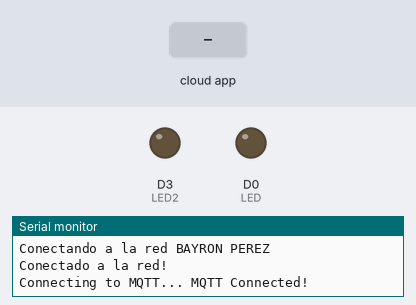
A sketch run on a simulated ESP8266 (NodeMCU). Shown: output pins drawn as LEDs (lit = HIGH), the last lines printed to the serial monitor. The inputs (shaded band) are chosen by the test bench. WiFi joins after 1.5 s; servers stay silent unless stated; no MQTT or app messages arrive unless stated.

Above: at 3.2 s.
3.3 s: the phone or cloud app sets tv to 0
At 3.6 s:
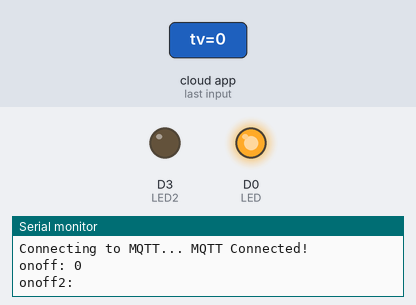
4.8 s: the phone or cloud app sets ventilador to on
At 5.3 s:
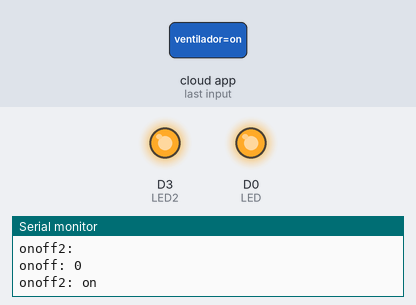
6.3 s: the phone or cloud app sets tv to 1
At 7.5 s:
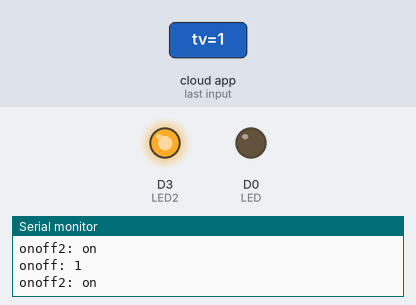
7.8 s: the phone or cloud app sets ventilador to 3
At 8.4 s:
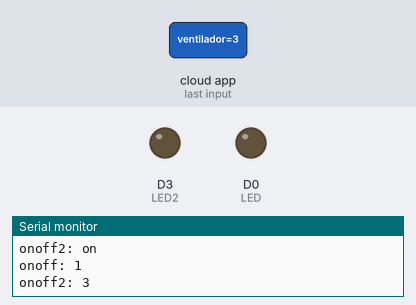
Timing chart, 0 to 10.3 s (numbered marks = the images above; inputs shaded):
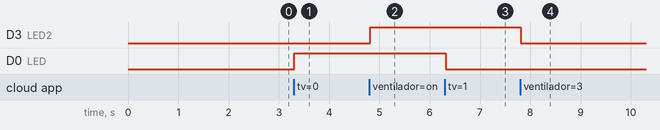

Measured:
- after the input at 3.3 s, D0 (LED): LOW → HIGH at once
- after the input at 4.8 s, D3 (LED2): LOW → HIGH at once
- after the input at 6.3 s, D0 (LED): HIGH → LOW at once
- after the input at 7.8 s, D3 (LED2): HIGH → LOW at once

The sketch:

Assistente_de_google_nodemcu.ino
```cpp
//https://github.com/adafruit/Adafruit_MQTT_Library <----- Libreria del server MQTT
#include <ESP8266WiFi.h>
#include "Adafruit_MQTT.h"
#include "Adafruit_MQTT_Client.h"

#define WIFI_SSID "BAYRON PEREZ"//Red wifi de house
#define WIFI_PASS "xxxxxx" // Red Wifi del house

#define WIFI_SSID2 "profilelighting1" //  red wifi del trabajo
#define WIFI_PASS2 "xxxxx"// Red wifi del trabajo

#define MQTT_SERV "io.adafruit.com" // Servidor donde alojamos nuestros datos
#define MQTT_PORT 1883 // Puerto del servidor
#define MQTT_NAME "johnbayronp" // Nombre y ID del servidor io.adafruit
#define MQTT_PASS "9d5bec628b51426584d3df32c1ce2dde"
#define LED D0 // Posicion de salida de la tarjeta NodeMCU para feeds -> tv
#define LED2 D3 // Posicion de salida de la tarjeta NodeMCU para feeds -> ventilador

WiFiClient client; //Recibimos el cliente
Adafruit_MQTT_Client mqtt(&client, MQTT_SERV, MQTT_PORT, MQTT_NAME, MQTT_PASS); //asignamos el cliente , servidor, puerto, nombre , contraseña

Adafruit_MQTT_Subscribe onoff = Adafruit_MQTT_Subscribe(&mqtt, MQTT_NAME "/feeds/tv"); // los feeds creados en el servidor io.adafruit Pasamos el cliente(x,direccion);

Adafruit_MQTT_Subscribe onoff2 = Adafruit_MQTT_Subscribe(&mqtt, MQTT_NAME "/feeds/ventilador"); // los feeds creados en el servidor io.adafruit

// Setup, Conectaremos ala red wifi con MQTT Server
void setup()
{
  Serial.begin(9600);

  //Conectar a WiFi
  Serial.println("\n\nConectando Wifi... ");
  WiFi.begin(WIFI_SSID, WIFI_PASS);

  while (WiFi.status() != WL_CONNECTED)
  {
    WiFi.begin(WIFI_SSID,WIFI_PASS);
          if(WiFi.status() != WL_CONNECTED){
            delay(500);
          }
    delay(500);
    Serial.println("Conectando a la red " WIFI_SSID);
  }

  Serial.println("Conectado a la red! ");

  //Suscribir los topicos creados onoff y onff2
  mqtt.subscribe(&onoff);
  mqtt.subscribe(&onoff2);

  pinMode(LED, OUTPUT); // configuramos las salidas de nuestros pines en este caso de la nodemcu D0, D3
  pinMode(LED2, OUTPUT);
}
void loop()
{
  //Conectar y reconectar a MQTT
  MQTT_connect();

  //Leemos las suscripciones , para que los feeds se ejecuten correctamente
  //Esperamos 5 minutos para que la suscripcion se actualize
  Adafruit_MQTT_Subscribe * subscription;
  while ((subscription = mqtt.readSubscription(5000)))
  {

    // Si son correctas las suscripciones y actualizamos.
    if (subscription == &onoff || subscription ==&onoff2)
    {
      //Imprimimos el nuevo valor en nuestra consola
      Serial.print("onoff: ");
      Serial.println((char*) onoff.lastread);


      Serial.print("onoff2: ");
      Serial.println((char*) onoff2.lastread);

      //Leemos los valores para dar acciones
      if (!strcmp((char*) onoff.lastread, "1")) // valor que asignamos en los applets de IFTTT (Puede resivir char)
      {
        //TV APAGADO
        digitalWrite(LED, LOW);
      }
      else if(!strcmp((char*) onoff.lastread, "0"))
      {
        digitalWrite(LED, HIGH);
      }


      // VENTILADOR
      if(!strcmp((char*) onoff2.lastread, "3"))
      {
        digitalWrite(LED2, LOW);
      }else if(!strcmp((char*) onoff2.lastread, "on")){
        digitalWrite(LED2, HIGH);
      }
    }
  }
}

//conectamos el servidor MQTT
void MQTT_connect()
{
  int8_t ret;
  // Paramos la conexion, si esta conectado.
  if (mqtt.connected())
  {
    return;
  }

  Serial.print("Connecting to MQTT... ");
  uint8_t retries = 3;
  while ((ret = mqtt.connect()) != 0) // reconectamos mientras retorne el valor 0.
  {
    Serial.println(mqtt.connectErrorString(ret));
    Serial.println("Retrying MQTT connection in 5 seconds...");
    mqtt.disconnect();
    delay(5000);  // Esperemos 5 segundos
    retries--;
    if (retries == 0)
    {
      // Basicamente muere y esperamos que resetee
      while (1);
    }
  }
  Serial.println("MQTT Connected!");
}
```
